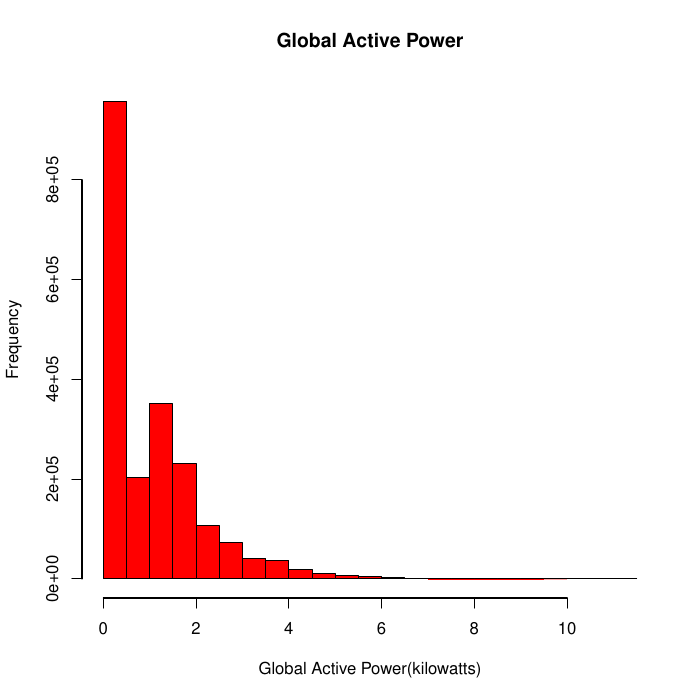

This chart was generated by the following R code:
title(main = "Global Active Power")
with(mydata, hist(Gap, main = "Global Active Power", col = "red", xlab = "Global Active Power(kilowatts)", ylab = "Frequency"))
dev.copy(pdf, file = "plot1.pdf")
